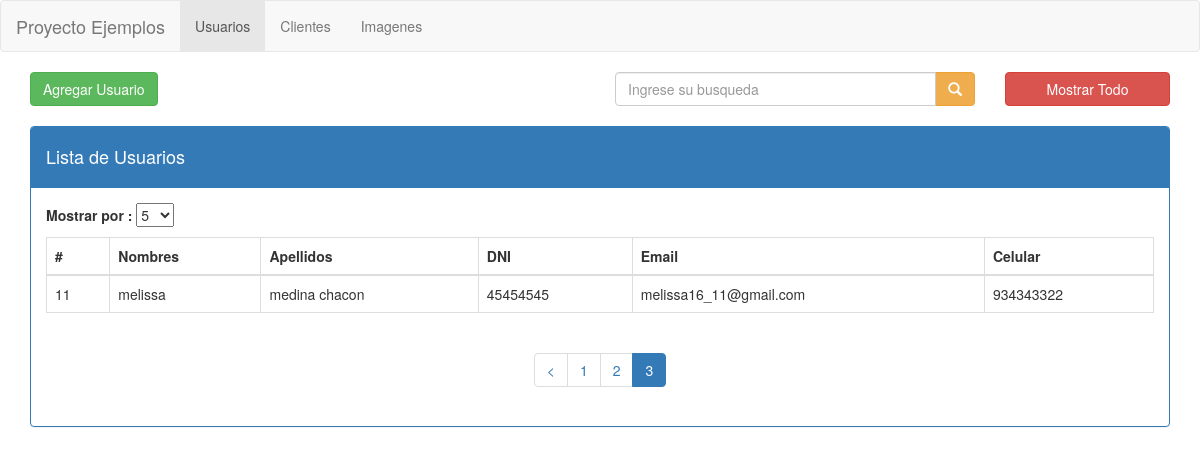
Screenshot of /usuarios/pagina/3 with the database file from the repository.
### tables this page shows
CREATE TABLE IF NOT EXISTS `usuarios` (
`id` int(11) NOT NULL,
  `nombres` varchar(250) NOT NULL,
  `apellidos` varchar(250) NOT NULL,
  `dni` varchar(20) NOT NULL,
  `email` varchar(250) NOT NULL,
  `celular` varchar(20) NOT NULL
);

### index.php (called while the page is built, shortened)
<?php
require_once BASEPATH.'core/CodeIgniter.php';

### application/models/Usuarios_model.php (called while the page is built, shortened)
<?php
class Usuarios_model extends CI_Model {
	public function buscar($buscar,$inicio = FALSE, $cantidadregistro = FALSE)
	{
		$this->db->like("nombres",$buscar);
		if ($inicio !== FALSE && $cantidadregistro !== FALSE) {
			$this->db->limit($cantidadregistro,$inicio);
		}
		$consulta = $this->db->get("usuarios");
		return $consulta->result();
	}
}

### application/views/usuarios.php (the view, shortened to what this page needs)
<!DOCTYPE html>
<html lang="en">
<head>
	<link rel="stylesheet" href="<?php echo base_url();?>assets/css/bootstrap.min.css">
</head>
<body>
	<nav class="navbar navbar-default">
	  	<div class="container-fluid">
	    	<div class="navbar-header">
	      		<a class="navbar-brand" href="<?php echo base_url();?>">Proyecto Ejemplos</a>
	    	</div>
	    	<div class="collapse navbar-collapse" id="bs-example-navbar-collapse-1">
	      		<ul class="nav navbar-nav">
	        		<li class="active"><a href="<?php echo base_url();?>usuarios">Usuarios <span class="sr-only">(current)</span></a></li>
	        		<li><a href="<?php echo base_url();?>clientes">Clientes</a></li>
	      			<li><a href="<?php echo base_url();?>imagenes">Imagenes</a></li>
	      		</ul>
	     	</div>
	  	</div>
	</nav>
	<div class="container">
		<div class="row">
			<div class="col-md-6">
				<a href="#" class="btn btn-success">Agregar Usuario</a>
			</div>
			<div class="col-md-4">
				<?php echo form_open('usuarios/busqueda'); ?>
					<div class="input-group">
						<?php if ($this->session->userdata("busqueda")) {
							 echo form_input(["type" => "text", "name" => "busqueda", "class" => "form-control", "placeholder" => "Ingrese su busqueda", "value" => $this->session->userdata("busqueda")]);
						}else{
							echo form_input(["type" => "text", "name" => "busqueda", "class" => "form-control", "placeholder" => "Ingrese su busqueda"]);
						} ?>
				      	<span class="input-group-btn">
				      		<?php echo form_button(["type" => "submit", "class" => "btn btn-warning", "content"=>"<span class='glyphicon glyphicon-search'></span>"]);?>
				      	</span>
				    </div>
				<?php echo form_close(); ?>
			</div>
			<div class="col-md-2">
				<?php echo form_open('usuarios/mostrar');?>
					<?php echo form_submit("", "Mostrar Todo", "class= 'btn btn-danger btn-block'");?>
				<?php echo form_close(); ?>
			</div>
		</div>
		<br>
		<div class="row">
			<div class="col-md-12">
				<div class="panel panel-primary">
					<div class="panel-heading">
						<h4>Lista de Usuarios</h4>
					</div>
					<div class="panel-body">
						<?php
							$options = array(
			                  '5'  => '5',
			                  '10'    => '10'
			                );
							$selected = "5";
						?>
						<p><strong>Mostrar por : </strong><?php  echo form_dropdown('cantidad', $options,$selected)?></p>
						<table class="table table-bordered">
							<thead>
								<tr>
									<th>#</th>
									<th>Nombres</th>
									<th>Apellidos</th>
									<th>DNI</th>
									<th>Email</th>
									<th>Celular</th>
								</tr>
							</thead>
							<tbody>
								<?php foreach ($usuarios as $usuario) { ?>
									<tr>
										<td><?php echo $usuario->id;?></td>
										<td><?php echo $usuario->nombres;?></td>
										<td><?php echo $usuario->apellidos;?></td>
										<td><?php echo $usuario->dni;?></td>
										<td><?php echo $usuario->email;?></td>
										<td><?php echo $usuario->celular;?></td>
									</tr>
								<?php } ?>
							</tbody>
						</table>
						<div class="text-center">
							<?php echo $this->pagination->create_links(); ?>
						</div>
					</div>
				</div>
			</div>
		</div>
	</div>
</body>
</html>

### rows the page displays
usuarios: id "11", nombres "melissa", apellidos "medina chacon", dni "45454545", email "melissa16_11@gmail.com", celular "934343322"

### other values shown
$this->pagination->create_links() "< 1 2 3"
